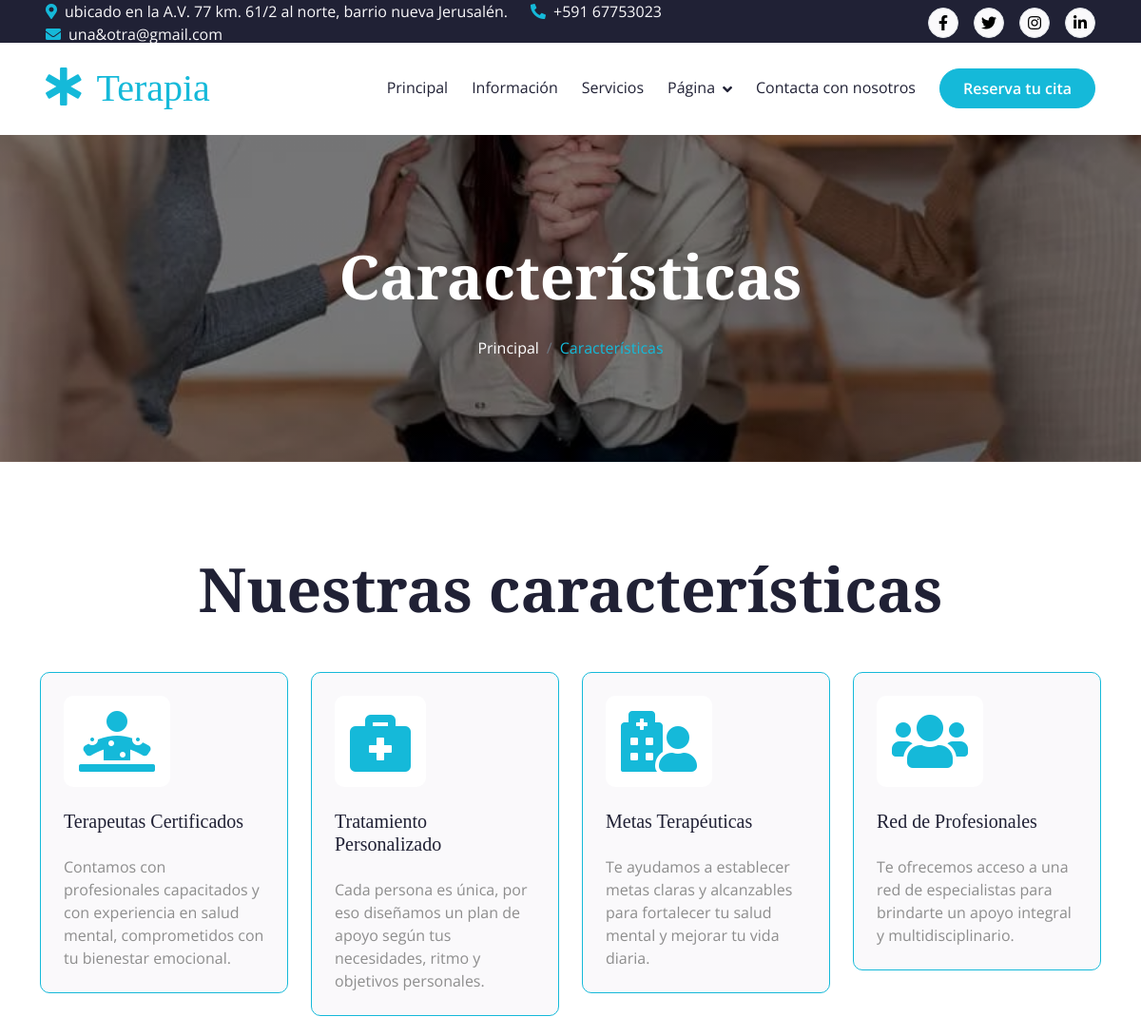
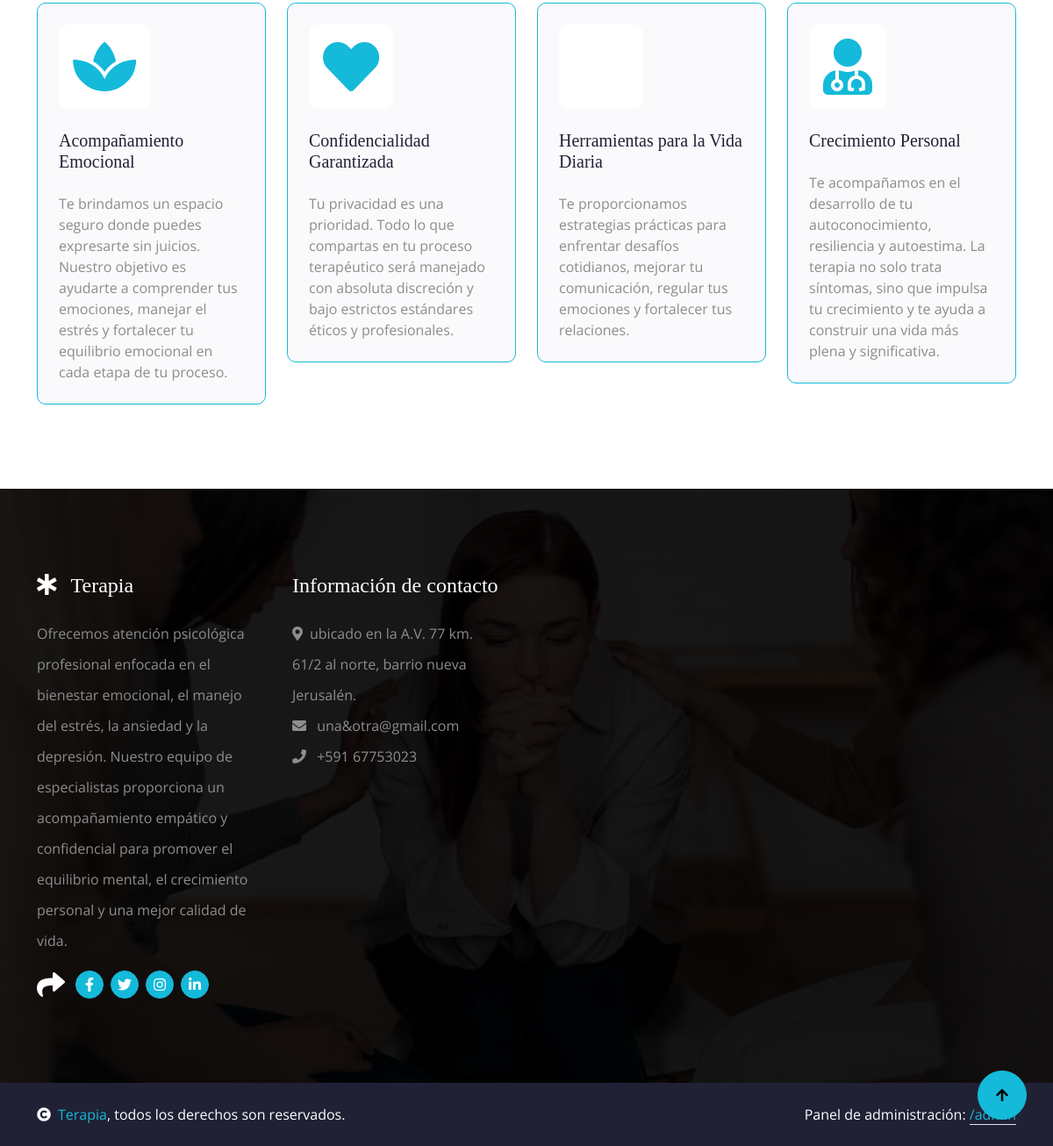
The page /caracteristicas on the database its author committed (2 pictures, top to bottom).
### tables this page shows
CREATE TABLE `features` (
  `id` INT UNSIGNED AUTO_INCREMENT PRIMARY KEY,
  `icon` VARCHAR(60) DEFAULT 'fa-heart',
  `title` VARCHAR(150) NOT NULL,
  `description` TEXT NULL,
  `sort_order` INT DEFAULT 0,
  `status` TINYINT(1) DEFAULT 1
);

### app/core/Controller.php (called while the page is built, shortened)
<?php
abstract class Controller
{
    protected function view(string $view, array $data = []): void
    {
        extract($data);
        require VIEWS_PATH . '/partials/header.php';
        require VIEWS_PATH . "/{$view}.php";
        require VIEWS_PATH . '/partials/footer.php';
    }
}

### app/controllers/PageController.php (called while the page is built, shortened)
<?php
class PageController extends Controller
{
    public function feature(): void
    {
        $featureModel = new Feature();
        $this->view('feature', [
            'currentRoute'    => 'feature',
            'pageTitle'       => 'Características',
            'breadcrumbTitle' => 'Características',
            'features'        => $featureModel->allActive(),
        ]);
    }
}

### index.php (called while the page is built, shortened)
<?php
require APP_PATH . '/helpers/functions.php';
$router = new Router();
$router->get('/', function () {
    (new HomeController())->index();
});
$router->get('/servicios', function () {
    (new ServiceController())->index();
});
$router->get('/servicio/{slug}', function (string $slug) {
    (new ServiceController())->show($slug);
});
$router->get('/sobre-nosotros', function () {
    (new PageController())->about();
});
$router->get('/equipo', function () {
    (new PageController())->team();
});
$router->get('/motivacion', function () {
    (new PageController())->testimonial();
});
$router->get('/caracteristicas', function () {
    (new PageController())->feature();
});
$router->get('/cita', function () {
    (new PageController())->appointment();
});
$router->post('/cita', function () {
    (new PageController())->storeAppointment();
});
$router->get('/contacto', function () {
    (new ContactController())->index();
});
$router->post('/contacto', function () {
    (new ContactController())->store();
});
$router->get('/admin/login', function () {
    (new AdminAuthController())->loginForm();
});
$router->post('/admin/login', function () {
    (new AdminAuthController())->login();
});
$router->get('/admin/logout', function () {
    (new AdminAuthController())->logout();
});
$router->get('/admin', function () {
    (new AdminDashboardController())->index();
});
$router->get('/admin/services', fn() => (new AdminServiceController())->index());
$router->get('/admin/services/create', fn() => (new AdminServiceController())->create());
$router->get('/admin/services/edit/{id}', fn($id) => (new AdminServiceController())->edit((int)$id));
$router->post('/admin/services/store', fn() => (new AdminServiceController())->store());
$router->get('/admin/services/delete/{id}', fn($id) => (new AdminServiceController())->delete((int)$id));
$router->get('/admin/slides', fn() => (new AdminSlideController())->index());
$router->get('/admin/slides/create', fn() => (new AdminSlideController())->create());
$router->get('/admin/slides/edit/{id}', fn($id) => (new AdminSlideController())->edit((int)$id));
$router->post('/admin/slides/store', fn() => (new AdminSlideController())->store());
$router->get('/admin/slides/delete/{id}', fn($id) => (new AdminSlideController())->delete((int)$id));
$router->get('/admin/features', fn() => (new AdminFeatureController())->index());
$router->get('/admin/features/create', fn() => (new AdminFeatureController())->create());
$router->get('/admin/features/edit/{id}', fn($id) => (new AdminFeatureController())->edit((int)$id));
$router->post('/admin/features/store', fn() => (new AdminFeatureController())->store());
$router->get('/admin/features/delete/{id}', fn($id) => (new AdminFeatureController())->delete((int)$id));
$router->get('/admin/team', fn() => (new AdminTeamController())->index());
$router->get('/admin/team/create', fn() => (new AdminTeamController())->create());
$router->get('/admin/team/edit/{id}', fn($id) => (new AdminTeamController())->edit((int)$id));
$router->post('/admin/team/store', fn() => (new AdminTeamController())->store());
$router->get('/admin/team/delete/{id}', fn($id) => (new AdminTeamController())->delete((int)$id));
$router->get('/admin/testimonials', fn() => (new AdminTestimonialController())->index());
$router->get('/admin/testimonials/create', fn() => (new AdminTestimonialController())->create());
$router->get('/admin/testimonials/edit/{id}', fn($id) => (new AdminTestimonialController())->edit((int)$id));
$router->post('/admin/testimonials/store', fn() => (new AdminTestimonialController())->store());
$router->get('/admin/testimonials/delete/{id}', fn($id) => (new AdminTestimonialController())->delete((int)$id));
$router->get('/admin/content-blocks', fn() => (new AdminContentBlockController())->index());
$router->get('/admin/content-blocks/edit/{key}', fn($key) => (new AdminContentBlockController())->edit($key));
$router->post('/admin/content-blocks/store', fn() => (new AdminContentBlockController())->store());
$router->get('/admin/settings', fn() => (new AdminSettingsController())->index());
$router->post('/admin/settings/store', fn() => (new AdminSettingsController())->store());
$router->get('/admin/messages', fn() => (new AdminMessageController())->index());
$router->get('/admin/messages/{id}', fn($id) => (new AdminMessageController())->show((int)$id));
$router->get('/admin/messages/delete/{id}', fn($id) => (new AdminMessageController())->delete((int)$id));
$router->dispatch();

### app/core/Model.php (called while the page is built, shortened)
<?php
abstract class Model
{
    protected PDO $db;
    protected string $table;
    public function __construct()
    {
        $this->db = Database::getInstance();
    }
    public function allActive(string $orderBy = 'sort_order ASC, id ASC'): array
    {
        $stmt = $this->db->query("SELECT * FROM {$this->table} WHERE status = 1 ORDER BY {$orderBy}");
        return $stmt->fetchAll();
    }
}

### app/core/Database.php (called while the page is built)
<?php
class Database
{
    private static ?PDO $instance = null;
    public static function getInstance(): PDO
    {
        if (self::$instance === null) {
            $dsn = 'mysql:host=' . DB_HOST . ';dbname=' . DB_NAME . ';charset=' . DB_CHARSET;
            try {
                self::$instance = new PDO($dsn, DB_USER, DB_PASS, [
                    PDO::ATTR_ERRMODE            => PDO::ERRMODE_EXCEPTION,
                    PDO::ATTR_DEFAULT_FETCH_MODE => PDO::FETCH_ASSOC,
                    PDO::ATTR_EMULATE_PREPARES   => false,
                ]);
            } catch (PDOException $e) {
                if (APP_DEBUG) {
                    die('Error de conexión a la base de datos: ' . $e->getMessage());
                }
                die('No se pudo conectar a la base de datos.');
            }
        }
        return self::$instance;
    }
}

### app/helpers/functions.php (called while the page is built, shortened)
<?php
function e(?string $value): string
{
    return htmlspecialchars($value ?? '', ENT_QUOTES, 'UTF-8');
}

### app/views/feature.php (the view)
<?php require VIEWS_PATH . '/partials/breadcrumb.php'; ?>
<div class="container-fluid feature py-5">
    <div class="container py-5">
        <div class="section-title mb-5 wow fadeInUp" data-wow-delay="0.1s">
            <h1 class="display-3 mb-4">Nuestras características</h1>
        </div>
        <div class="row g-4 justify-content-center">
            <?php foreach ($features as $feature): ?>
                <div class="col-md-6 col-lg-4 col-xl-3 wow fadeInUp" data-wow-delay="0.1s">
                    <div class="row-cols-1 feature-item p-4">
                        <div class="col-12">
                            <div class="feature-icon mb-4">
                                <div class="p-3 d-inline-flex bg-white rounded">
                                    <i class="fas <?= e($feature['icon']) ?> fa-4x text-primary"></i>
                                </div>
                            </div>
                            <div class="feature-content d-flex flex-column">
                                <h5 class="mb-4"><?= e($feature['title']) ?></h5>
                                <p class="mb-0"><?= e($feature['description']) ?></p>
                            </div>
                        </div>
                    </div>
                </div>
            <?php endforeach; ?>
        </div>
    </div>
</div>

### assets/css/style.css (style rules this page uses)
.section-title { max-width: 900px; text-align: center; margin: 0 auto; }
.feature .feature-item { position: relative; display: flex; border: 1px solid var(--bs-primary); border-radius: 10px; background: var(--bs-light); transition: 0.5s; }
.feature .feature-item::before { width: 0; height: 100%; content: ""; position: absolute; top: 0; left: 0; border-radius: 10px; transition: 0.5s; }
.feature .feature-item .feature-icon { display: inline-flex; border-radius: 10px; transition: 0.5s; }

### rows shown on the page
features: title "Terapeutas Certificados", description "Contamos con profesionales capacitados y con experiencia en salud mental, comprometidos con tu bienestar emocional."
features: title "Tratamiento Personalizado", description "Cada persona es única, por eso diseñamos un plan de apoyo según tus necesidades, ritmo y objetivos personales."
features: title "Metas Terapéuticas", description "Te ayudamos a establecer metas claras y alcanzables para fortalecer tu salud mental y mejorar tu vida diaria."
features: title "Red de Profesionales", description "Te ofrecemos acceso a una red de especialistas para brindarte un apoyo integral y multidisciplinario."
features: title "Acompañamiento Emocional", description "Te brindamos un espacio seguro donde puedes expresarte sin juicios. Nuestro objetivo es ayudarte a comprender tus emociones, manejar el estrés y fortalecer tu equilibrio emocional en cada etapa de tu proceso."
features: title "Confidencialidad Garantizada", description "Tu privacidad es una prioridad. Todo lo que compartas en tu proceso terapéutico será manejado con absoluta discreción y bajo estrictos estándares éticos y profesionales."
features: title "Herramientas para la Vida Diaria", description "Te proporcionamos estrategias prácticas para enfrentar desafíos cotidianos, mejorar tu comunicación, regular tus emociones y fortalecer tus relaciones."
features: title "Crecimiento Personal", description "Te acompañamos en el desarrollo de tu autoconocimiento, resiliencia y autoestima. La terapia no solo trata síntomas, sino que impulsa tu crecimiento y te ayuda a construir una vida más plena y significativa."

### other values the page prints
$settings['address'] "ubicado en la A.V. 77 km. 61/2 al norte, barrio nueva Jerusalén."
$settings['phone'] "+591 67753023"
$settings['email'] "una&otra@gmail.com"
$settings['site_name'] "Terapia"
$breadcrumbTitle "Características"
